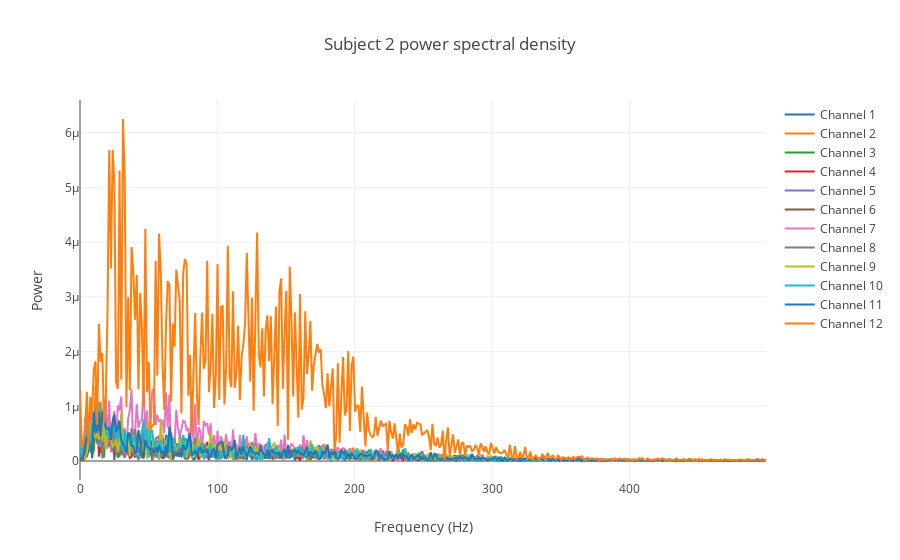

Here is the notebook cell this chart was saved with:
### Code cell
from __future__ import division
import numpy as np
import matplotlib.pyplot as plt
from nina_helper import *
import numpy as np
import scipy.fftpack

db1_path = "datasets/db1"
db1_func = nina_helper.import_db1
db1_freq = 100
db2_path = "datasets/db2"
db2_func = nina_helper.import_db2
db2_freq = 2000
db3_path = "datasets/db3"
db3_func = nina_helper.import_db3
db3_freq = db2_freq
subject = 2
# Number of samplepoints
N = 800

def plot_spectral(num_points, subject, import_func, db_path, freq):
    data_dict = import_func(db_path, subject)
    # sample spacing
    T = 1.0 / freq
    layout = go.Layout(
        title = 'Subject {} power spectral density'.format(subject),
        xaxis = {'title': 'Frequency (Hz)'},
        yaxis = {'title': 'Power'})
    data_plot = {'layout': layout, 'data': []}
    xf = np.linspace(0.0, 1.0/(2.0*T), N)
    for i in range(data_dict['emg'].shape[1]):    
        y = data_dict['emg'][:,i][0:N]

        #yf = abs(scipy.fftpack.fft(y))**2
        yf = scipy.fftpack.fft(y)
        data_plot['data'].append({'y': 2.0/N * np.abs(yf[:N//2]),
                                  'name': 'Channel {}'.format(i+1), 'x': xf})
    iplot(data_plot)
    
plot_spectral(N, subject, db3_func, db3_path, db3_freq)

### Figure 1 — Plotly figure (JSON) as saved in the notebook; plotly's stock layout.template omitted (floating-point values rounded to 4 significant figures; data arrays with more than 128 entries replaced by an {"elided": "..."} marker saying what was removed)
{"data": [{"name": "Channel 1", "x": {"elided": "800 float values"}, "y": {"elided": "400 float values"}}, {"name": "Channel 2", "x": {"elided": "800 float values"}, "y": {"elided": "400 float values"}}, {"name": "Channel 3", "x": {"elided": "800 float values"}, "y": {"elided": "400 float values"}}, {"name": "Channel 4", "x": {"elided": "800 float values"}, "y": {"elided": "400 float values"}}, {"name": "Channel 5", "x": {"elided": "800 float values"}, "y": {"elided": "400 float values"}}, {"name": "Channel 6", "x": {"elided": "800 float values"}, "y": {"elided": "400 float values"}}, {"name": "Channel 7", "x": {"elided": "800 float values"}, "y": {"elided": "400 float values"}}, {"name": "Channel 8", "x": {"elided": "800 float values"}, "y": {"elided": "400 float values"}}, {"name": "Channel 9", "x": {"elided": "800 float values"}, "y": {"elided": "400 float values"}}, {"name": "Channel 10", "x": {"elided": "800 float values"}, "y": {"elided": "400 float values"}}, {"name": "Channel 11", "x": {"elided": "800 float values"}, "y": {"elided": "400 float values"}}, {"name": "Channel 12", "x": {"elided": "800 float values"}, "y": {"elided": "400 float values"}}], "layout": {"title": "Subject 2 power spectral density", "xaxis": {"title": "Frequency (Hz)"}, "yaxis": {"title": "Power"}}}
